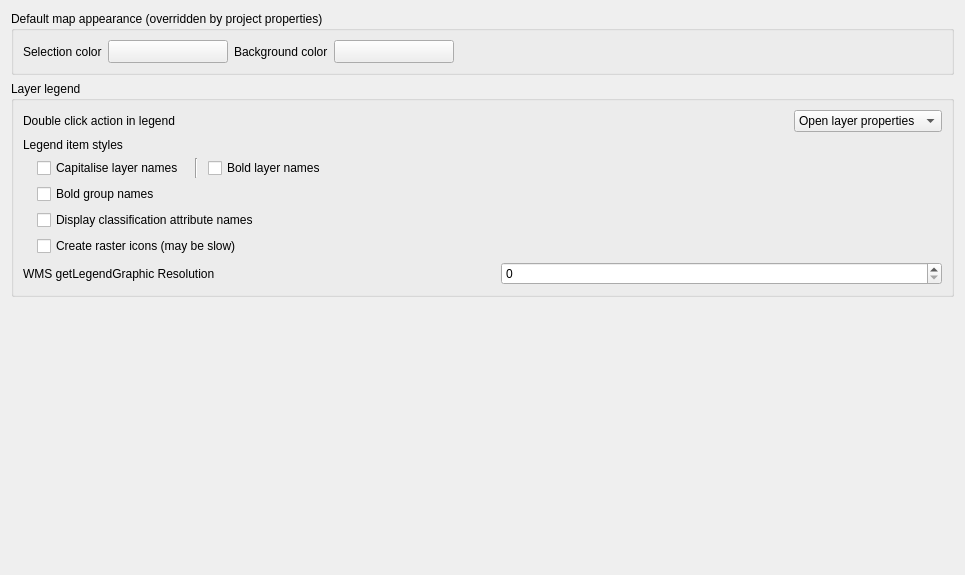
             <widget class="QWidget" name="mOptionsScrollAreaContents_06">
              <property name="geometry">
               <rect>
                <x>0</x>
                <y>0</y>
                <width>965</width>
                <height>575</height>
               </rect>
              </property>
              <layout class="QVBoxLayout" name="verticalLayout_25">
               <item>
                <widget class="QgsCollapsibleGroupBox" name="groupBox_9">
                 <property name="title">
                  <string>Default map appearance (overridden by project properties)</string>
                 </property>
                 <layout class="QGridLayout" name="gridLayout_7">
                  <item row="0" column="4">
                   <widget class="QgsColorButtonV2" name="pbnCanvasColor">
                    <property name="sizePolicy">
                     <sizepolicy hsizetype="Fixed" vsizetype="Fixed">
                      <horstretch>0</horstretch>
                      <verstretch>0</verstretch>
                     </sizepolicy>
                    </property>
                    <property name="minimumSize">
                     <size>
                      <width>120</width>
                      <height>0</height>
                     </size>
                    </property>
                    <property name="maximumSize">
                     <size>
                      <width>120</width>
                      <height>16777215</height>
                     </size>
                    </property>
                    <property name="text">
                     <string/>
                    </property>
                   </widget>
                  </item>
                  <item row="0" column="6">
                   <spacer name="horizontalSpacer_28">
                    <property name="orientation">
                     <enum>Qt::Horizontal</enum>
                    </property>
                    <property name="sizeHint" stdset="0">
                     <size>
                      <width>40</width>
                      <height>20</height>
                     </size>
                    </property>
                   </spacer>
                  </item>
                  <item row="0" column="3">
                   <widget class="QLabel" name="label">
                    <property name="sizePolicy">
                     <sizepolicy hsizetype="Maximum" vsizetype="Preferred">
                      <horstretch>0</horstretch>
                      <verstretch>0</verstretch>
                     </sizepolicy>
                    </property>
                    <property name="text">
                     <string>Background color</string>
                    </property>
                   </widget>
                  </item>
                  <item row="0" column="0">
                   <widget class="QLabel" name="textLabel1_9">
                    <property name="sizePolicy">
                     <sizepolicy hsizetype="Maximum" vsizetype="Preferred">
                      <horstretch>0</horstretch>
                      <verstretch>0</verstretch>
                     </sizepolicy>
                    </property>
                    <property name="text">
                     <string>Selection color</string>
                    </property>
                   </widget>
                  </item>
                  <item row="0" column="1">
                   <widget class="QgsColorButtonV2" name="pbnSelectionColor">
                    <property name="sizePolicy">
                     <sizepolicy hsizetype="Fixed" vsizetype="Fixed">
                      <horstretch>0</horstretch>
                      <verstretch>0</verstretch>
                     </sizepolicy>
                    </property>
                    <property name="minimumSize">
                     <size>
                      <width>120</width>
                      <height>0</height>
                     </size>
                    </property>
                    <property name="maximumSize">
                     <size>
                      <width>120</width>
                      <height>16777215</height>
                     </size>
                    </property>
                    <property name="text">
                     <string/>
                    </property>
                   </widget>
                  </item>
                 </layout>
                </widget>
               </item>
               <item>
                <widget class="QgsCollapsibleGroupBox" name="mLegendGrpBx">
                 <property name="minimumSize">
                  <size>
                   <width>0</width>
                   <height>0</height>
                  </size>
                 </property>
                 <property name="title">
                  <string>Layer legend</string>
                 </property>
                 <layout class="QVBoxLayout" name="verticalLayout_21">
                  <item>
                   <layout class="QHBoxLayout" name="horizontalLayout_8">
                    <item>
                     <widget class="QLabel" name="label_15">
                      <property name="text">
                       <string>Double click action in legend</string>
                      </property>
                     </widget>
                    </item>
                    <item>
                     <spacer name="horizontalSpacer_6">
                      <property name="orientation">
                       <enum>Qt::Horizontal</enum>
                      </property>
                      <property name="sizeHint" stdset="0">
                       <size>
                        <width>40</width>
                        <height>20</height>
                       </size>
                      </property>
                     </spacer>
                    </item>
                    <item>
                     <widget class="QComboBox" name="cmbLegendDoubleClickAction">
                      <item>
                       <property name="text">
                        <string>Open layer properties</string>
                       </property>
                      </item>
                      <item>
                       <property name="text">
                        <string>Open attribute table</string>
                       </property>
                      </item>
                     </widget>
                    </item>
                   </layout>
                  </item>
                  <item>
                   <layout class="QGridLayout" name="gridLayout_3">
                    <item row="1" column="2">
                     <widget class="Line" name="line_4">
                      <property name="minimumSize">
                       <size>
                        <width>12</width>
                        <height>0</height>
                       </size>
                      </property>
                      <property name="orientation">
                       <enum>Qt::Vertical</enum>
                      </property>
                     </widget>
                    </item>
                    <item row="1" column="0">
                     <spacer name="horizontalSpacer_34">
                      <property name="orientation">
                       <enum>Qt::Horizontal</enum>
                      </property>
                      <property name="sizeType">
                       <enum>QSizePolicy::Fixed</enum>
                      </property>
                      <property name="sizeHint" stdset="0">
                       <size>
                        <width>8</width>
                        <height>1</height>
                       </size>
                      </property>
                     </spacer>
                    </item>
                    <item row="1" column="1">
                     <widget class="QCheckBox" name="capitaliseCheckBox">
                      <property name="sizePolicy">
                       <sizepolicy hsizetype="Maximum" vsizetype="Fixed">
                        <horstretch>0</horstretch>
                        <verstretch>0</verstretch>
                       </sizepolicy>
                      </property>
                      <property name="text">
                       <string>Capitalise layer names</string>
                      </property>
                     </widget>
                    </item>
                    <item row="1" column="3">
                     <widget class="QCheckBox" name="mLegendLayersBoldChkBx">
                      <property name="sizePolicy">
                       <sizepolicy hsizetype="Minimum" vsizetype="Fixed">
                        <horstretch>0</horstretch>
                        <verstretch>0</verstretch>
                       </sizepolicy>
                      </property>
                      <property name="text">
                       <string>Bold layer names</string>
                      </property>
                     </widget>
                    </item>
                    <item row="3" column="1" colspan="3">
                     <widget class="QCheckBox" name="cbxLegendClassifiers">
                      <property name="text">
                       <string>Display classification attribute names</string>
                      </property>
                     </widget>
                    </item>
                    <item row="2" column="1" colspan="3">
                     <widget class="QCheckBox" name="mLegendGroupsBoldChkBx">
                      <property name="text">
                       <string>Bold group names</string>
                      </property>
                     </widget>
                    </item>
                    <item row="4" column="1" colspan="3">
                     <widget class="QCheckBox" name="cbxCreateRasterLegendIcons">
                      <property name="text">
                       <string>Create raster icons (may be slow)</string>
                      </property>
                     </widget>
                    </item>
                    <item row="0" column="0" colspan="4">
                     <widget class="QLabel" name="label_53">
                      <property name="sizePolicy">
                       <sizepolicy hsizetype="Minimum" vsizetype="Preferred">
                        <horstretch>0</horstretch>
                        <verstretch>0</verstretch>
                       </sizepolicy>
                      </property>
                      <property name="text">
                       <string>Legend item styles</string>
                      </property>
                     </widget>
                    </item>
                   </layout>
                  </item>
                  <item>
                   <layout class="QHBoxLayout" name="horizontalLayout_34">
                    <item>
                     <widget class="QLabel" name="label_58">
                      <property name="text">
                       <string>WMS getLegendGraphic Resolution</string>
                      </property>
                     </widget>
                    </item>
                    <item>
                     <spacer name="horizontalSpacer_39">
                      <property name="orientation">
                       <enum>Qt::Horizontal</enum>
                      </property>
                      <property name="sizeType">
                       <enum>QSizePolicy::Preferred</enum>
                      </property>
                      <property name="sizeHint" stdset="0">
                       <size>
                        <width>30</width>
                        <height>20</height>
                       </size>
                      </property>
                     </spacer>
                    </item>
                    <item>
                     <widget class="QSpinBox" name="mLegendGraphicResolutionSpinBox">
                      <property name="toolTip">
                       <string extracomment="MAP_RESOLUTION or DPI value overloading getMap default value (set 0 to use default)"/>
                      </property>
                      <property name="whatsThis">
                       <string extracomment="MAP_RESOLUTION or DPI value overloading getMap default value (set 0 to use default)"/>
                      </property>
                      <property name="minimum">
                       <number>0</number>
                      </property>
                      <property name="maximum">
                       <number>1000000</number>
                      </property>
                     </widget>
                    </item>
                   </layout>
                  </item>
                 </layout>
                </widget>
               </item>
               <item>
                <spacer>
                 <property name="orientation">
                  <enum>Qt::Vertical</enum>
                 </property>
                 <property name="sizeHint" stdset="0">
                  <size>
                   <width>20</width>
                   <height>40</height>
                  </size>
                 </property>
                </spacer>
               </item>
              </layout>
             </widget>
